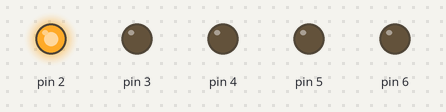
A sketch run on a simulated Arduino Uno, built with avr-gcc and run on an emulated ATmega328P. Parts: output pins drawn as LEDs (lit = HIGH).

Above: at 0.5 s.
At 1.5 s:
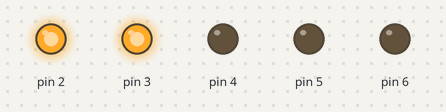
At 2.5 s:
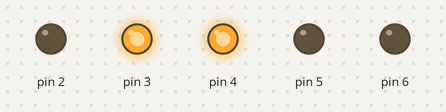
At 4.5 s:
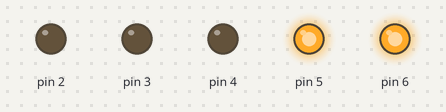
At 5.5 s:
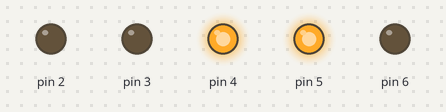
At 10.0 s:
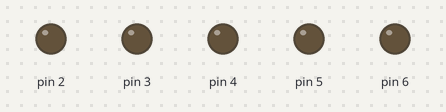
Timing chart, 0 to 14.3 s (numbered marks = the images above):
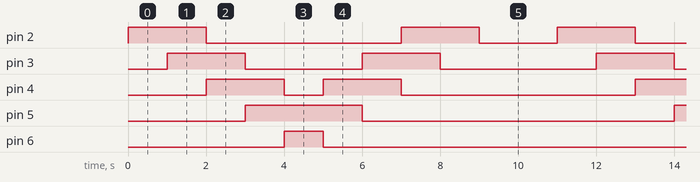

The sketch:

Ex2.ino
```cpp
// void setup() {
//   pinMode(2, OUTPUT);
//   pinMode(3, OUTPUT);
// }

// void loop() {
//   digitalWrite(2, HIGH);
//   delay(1000);
//   digitalWrite(3, HIGH);
//   delay(1000);
//   digitalWrite(2, LOW);
//   digitalWrite(3, LOW);
//   delay(1000);
// }
```

Ex1.ino
```cpp
// void setup() {
//   pinMode(2, OUTPUT);
//   pinMode(3, OUTPUT);
// }

// void loop() {
//   digitalWrite(2, HIGH);
//   delay(1000);
//   digitalWrite(2, LOW);
//   digitalWrite(3, HIGH);
//   delay(1000);
//   digitalWrite(3, LOW);
// }
```

Ex3.ino
```cpp
// void setup() {
//   for(int i = 2;i <= 6;i++)
//     pinMode(i, OUTPUT);
// }

// void loop() {
//   for(int i = 2;i <= 6;i++) {
//     digitalWrite(i, HIGH);
//     delay(1000);
//   }
//   delay(1000);
//   for(int i = 2;i <= 6;i++) {
//     digitalWrite(i, LOW);
//   }
//   delay(1000);
// }
```

Ex4.ino
```cpp
// void setup() {
//   for(int i = 2;i <= 6;i++)
//     pinMode(i, OUTPUT);
// }

// void loop() {
//   for(int i = 2;i <= 6;i++) {
//     digitalWrite(i, HIGH);
//     delay(1000);
//   }
//   delay(1000);
//   for(int i = 6;i >= 2;i--) {
//     digitalWrite(i, LOW);
//     delay(1000);
//   }
//   delay(1000);
// }
```

Ex5.ino
```cpp
// void setup() {
//   for(int i = 2;i <= 6;i++)
//     pinMode(i, OUTPUT);
// }

// void loop() {
//   int start = 4;

//   for(int i = 0;i <= 2;i++) {
//     digitalWrite(start + i, HIGH);
//     digitalWrite(start - i, HIGH);
//     delay(1000);
//     digitalWrite(start + i, LOW);
//     digitalWrite(start - i, LOW);
//   }
//   for(int i = 1;i >= 0;i--) {
//     digitalWrite(start + i, HIGH);
//     digitalWrite(start - i, HIGH);
//     delay(1000);
//     digitalWrite(start + i, LOW);
//     digitalWrite(start - i, LOW);
//   }
//   delay(1000);
// }
```

Ex6.ino
```cpp
// void setup() {
//   for(int i = 2;i <= 6;i++)
//     pinMode(i, OUTPUT);
// }

// void loop() {
//   int start = 4;

//   for(int i = 0;i <= 2;i++) {
//     digitalWrite(start + i, HIGH);
//     digitalWrite(start - i, HIGH);
//     delay(1000);
//   }
//   for(int i = 2;i >= 0;i--) {
//     digitalWrite(start + i, LOW);
//     digitalWrite(start - i, LOW);
//     delay(1000);
//   }
// }
```

Ex7.ino
```cpp
// void setup() {
//   for (int i = 2; i <= 6; i++)
//     pinMode(i, OUTPUT);
// }

// void loop() {
//   for (int i = 2; i <= 5; i++) {
//     digitalWrite(i, HIGH);
//     delay(1000);
//     digitalWrite(i + 1, HIGH);
//     digitalWrite(i - 1, LOW);
//   }
//   delay(1000);
//   digitalWrite(5, LOW);
//   digitalWrite(6, LOW);
//   delay(1000);
// }c:\Users\mhenr\Desktop\André\Exercicios\Ex8.ino
```

Ex8.ino
```cpp
void setup() {
  for (int i = 2; i <= 6; i++)
    pinMode(i, OUTPUT);
}

void loop() {
  for (int i = 2; i <= 5; i++) {
    digitalWrite(i, HIGH);
    delay(1000);
    digitalWrite(i + 1, HIGH);
    digitalWrite(i - 1, LOW);
  }
  for (int i = 5; i >= 2; i--) {
    digitalWrite(i, HIGH);
    delay(1000);
    digitalWrite(i - 1, HIGH);
    digitalWrite(i + 1, LOW);
  }
  delay(1000);
  digitalWrite(2, LOW);
  delay(1000);
  digitalWrite(3, LOW);
  delay(1000);
}
```

Measured:
- by itself, pin 2: repeats every 11.0 s: LOW 5.0 s, HIGH 2.0 s, LOW 2.0 s, HIGH 2.0 s
- by itself, pin 3: repeats every 11.0 s: LOW 3.0 s, HIGH 2.0 s, LOW 4.0 s, HIGH 2.0 s
- by itself, pin 4: repeats every 11.0 s: LOW 1.0 s, HIGH 2.0 s, LOW 6.0 s, HIGH 2.0 s
- by itself, pin 5: alternates HIGH for 3.0 s and LOW for 8.0 s
- by itself, pin 6: alternates HIGH for 1.0 s and LOW for 10.0 s
